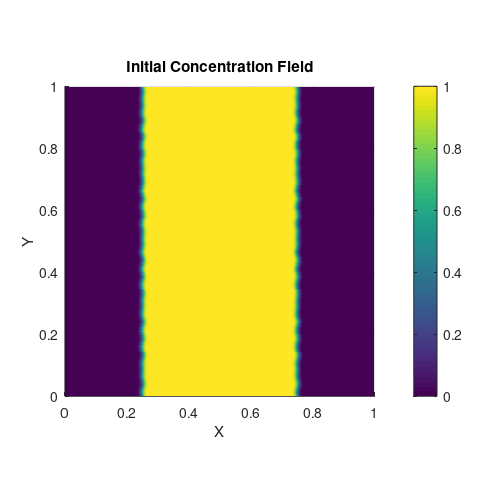

Here is the MATLAB script that generated this plot: (Note: this script raises an error after producing the figure.)
clear all;
close all;

% scan over parameter
R = [1, 2, 2.8];

% common parameters
tf = 5;
Pe = 2500;
L = 1;
N = 256;

% grid in real space
x = 0:L/N:L;
x = x(1:N);
y = x;
dx = x(2) - x(1);
[xx,yy] = meshgrid(x,y);

% grid in fourier space
Lx = L;
Ly = L;
Nx = N;
Ny = N;
kx_odd= (2*pi / Lx) * [0:Nx/2-1, 0,-Nx/2+1:-1];
ky_odd = (2*pi / Ly) * [0:Ny/2-1, 0, -Ny/2+1:-1];
kx_even = (2*pi / Lx) * [0:Nx/2, -Nx/2+1:-1];
ky_even = (2*pi / Ly) * [0:Ny/2, -Ny/2+1:-1];
[mkx_odd, mky_odd] = meshgrid(kx_odd, ky_odd);
[mkx_even, mky_even] = meshgrid(kx_even, ky_even);
mksq = -(mkx_even.^2 + mky_even.^2);
mksq(1,1) = 1; % make sure 'free' average value doesn't cause issues

% create initial perturbed concentration distribution
rnd = (-1/N)+(2/N)*rand(1,N);
yr = repmat((y+rnd)',1,N); % Perturbed y coordinate
w = [20 21 30 31 40]; % Fourier modes in the perturbed front
p = 0*yy;
for iw = 1:length(w)
p = p + 0.004*(rand-0.5)*cos(w(iw)*pi*yr+rand*iw);
end
c_initial= 0.5*(erfc(100*(p+xx-0.75*L)) - erfc(100*(p+xx-0.25*L)));

% show initial concentration distribution
h = figure;
set(h, 'units', 'inches', 'position', [1 1 5 5])
set(h, 'PaperUnits','centimeters');
set(h, 'Units','centimeters');
pos=get(h,'Position');
set(h, 'PaperSize', [pos(3) pos(4)]);
set(h, 'PaperPositionMode', 'manual');
set(h, 'PaperPosition',[0 0 pos(3) pos(4)]);
surf(xx,yy,-ones(size(xx)), c_initial, 'edgecolor', 'none', 'facecolor', 'interp');
colorbar;
caxis([0 1]);
view([0 0 1]);
axis equal square;
title('Initial Concentration Field');
xlabel('X');
ylabel('Y');
print('../report/initial_conc.png', '-dpng');

% set backround velocity as (1, 0) everywhere.
u_background = zeros([size(c_initial) 2]);
u_background(:, :, 1) = 1;


tlist = [0.25, 0.5, 1, 2, 4];

% I don't know if this is always available, so it is off by default.
% parfor i=1:numel(R)
for i=1:numel(R)
    j = 1;
    t = 0;
    step = 0;
    c = c_initial;
    u_tilde = zeros(size(u_background));
    figure;
    c_hat = fft2(c);
    dcdx = real(ifft2(1i * mkx_odd .* c_hat));
    dcdy = real(ifft2(1i * mky_odd .* c_hat));
    epsilon_c_saved(1) = mean((1 / Pe) * (dcdx(:).^2 + dcdy(:).^2));
    varc_saved(1) = var(c(:));
    num_fingers_saved(1) = 0;
    t_saved(1) = 0;
    while t < tf
        % set adaptive time step
        umag = sqrt(squeeze(u_tilde(:,:,1) + u_background(:,:,1)).^2 + squeeze(u_tilde(:,:,2) + u_background(:,:,2)).^2);
        dt_adv = dx / (max(1e-8, max(umag(:)))); % avoid divide by zero
        dt_diff = Pe * dx * dx;
        dt = 0.25 * min(dt_adv, dt_diff);

        c = calculate_new_concentration_opt(c, u_tilde, u_background, Pe, dt, mkx_odd, mky_odd, mksq);
        [u_tilde, psi_tilde_hat] = calculate_new_velocity_opt(c, u_tilde, u_background, R(i), mkx_odd, mky_odd, mksq);

        % uncomment to get concentration and periodic velocity plots every few steps.
        %{
        if (mod(step, 50) == 0)
            subplot(1,2,1);
            surf(xx,yy,-ones(size(xx)), c, 'edgecolor', 'none', 'facecolor', 'interp');
            title(sprintf('t=%g', t));
            caxis([0 1]);
            colorbar;
            view([0 0 1]);
            xlim([0, L]);
            ylim([0, L]);
            axis equal square;
            drawnow;

            subplot(1,2,2);
            ux(:,:) = u_tilde(:,:,1); 
            uy(:,:) = u_tilde(:,:,2); 
            quiver(xx,yy,ux,uy);
            xlim([0, L]);
            ylim([0, L]);
            axis equal square;
            drawnow;
        end
        %}

        t = t + dt;
        step = step + 1;

        c_hat = fft2(c);
        dcdx = real(ifft2(1i * mkx_odd .* c_hat));
        dcdy = real(ifft2(1i * mky_odd .* c_hat));
        c_haty = fft(c, [], 1);
        c_haty(1, :) = 0; % remove average value
        powerspec = c_haty.*conj(c_haty);
        powerspec = powerspec(1:end/2, :); % remove aliased values
        [val, idx] = max(powerspec(:));
        [ir, ic] = ind2sub(size(powerspec), idx);
        dominant_k = ky_odd(ir);

        if (step > numel(t_saved))
            epsilon_c_saved = [epsilon_c_saved; zeros(size(epsilon_c_saved))];
            varc_saved = [varc_saved; zeros(size(varc_saved))];
            t_saved = [t_saved; zeros(size(t_saved))];
            num_fingers_saved = [num_fingers_saved; zeros(size(num_fingers_saved))];
        end
        epsilon_c_saved(step) = mean((1 / Pe) * (dcdx(:).^2 + dcdy(:).^2));
        varc_saved(step) = var(c(:));
        t_saved(step) = t;
        num_fingers_saved(step) = dominant_k/(2*pi);

        % show current time every once in a while
        if (mod(step, 50) == 0)
            fprintf('[R=%g] Time: %-5.5f/%-5.5f Current step: %d\n', R(i), t, min(tf,tlist(end)), step);
        end

        % save figures at various times
        if (tlist(j) < t)
            h = figure;
            set(h, 'units', 'inches', 'position', [1 1 4 4])
            set(h, 'PaperUnits','centimeters');
            set(h, 'Units','centimeters');
            pos=get(h,'Position');
            set(h, 'PaperSize', [pos(3) pos(4)]);
            set(h, 'PaperPositionMode', 'manual');
            set(h, 'PaperPosition',[0 0 pos(3) pos(4)]);
            surf(xx,yy,-ones(size(xx)), c, 'edgecolor', 'none', 'facecolor', 'interp');
            colorbar;
            caxis([0 1]);
            view([0 0 1]);
            axis equal square;
            title(sprintf('Concentration Field at t=%g\n(R=%g)', t, R(i)));
            xlabel('X');
            ylabel('Y');
            print(sprintf('../report/conc%d_%d.png', 10*R(i), 100*tlist(j)), '-dpng');

            j = j + 1;
            if (j > numel(tlist))
                % That was the last time to save figures, so break.
                % But first, plot statistical data.
                epsilon_c_saved = epsilon_c_saved(1:step);
                t_saved = t_saved(1:step);
                varc_saved = varc_saved(1:step);
                num_fingers_saved = num_fingers_saved(1:step);

                h = figure;
                set(h, 'units', 'inches', 'position', [1 1 9 3])
                set(h, 'PaperUnits','centimeters');
                set(h, 'Units','centimeters');
                pos=get(h,'Position');
                set(h, 'PaperSize', [pos(3) pos(4)]);
                set(h, 'PaperPositionMode', 'manual');
                set(h, 'PaperPosition',[0 0 pos(3) pos(4)]);

                subplot(1,3,1);
                plot(t_saved, varc_saved, 'DisplayName', '\sigma^2(c)');
                legend(gca, 'show', 'location', 'best');
                title(sprintf('Variance\n(R=%g)', R(i)));
                xlabel('Time');
                ylabel('Variance of Concentration');
                subplot(1,3,2);
                plot(t_saved, epsilon_c_saved, 'DisplayName', '\epsilon_c');
                legend(gca, 'show', 'location', 'best');
                title(sprintf('Mixing Rate\n(R=%g)', R(i)));
                xlabel('Time');
                ylabel('Mean Mixing Rate');
                subplot(1,3,3);
                plot(t_saved, num_fingers_saved, 'DisplayName', 'N_f');
                legend(gca, 'show', 'location', 'best');
                title(sprintf('Number of Fingers\n(R=%g)', R(i)));
                xlabel('Time');
                ylabel('Est. Number of Fingers');
                print(sprintf('../report/concstats_%d.png', 10*R(i)), '-dpng');
                break;
            end
        end
    end
end
